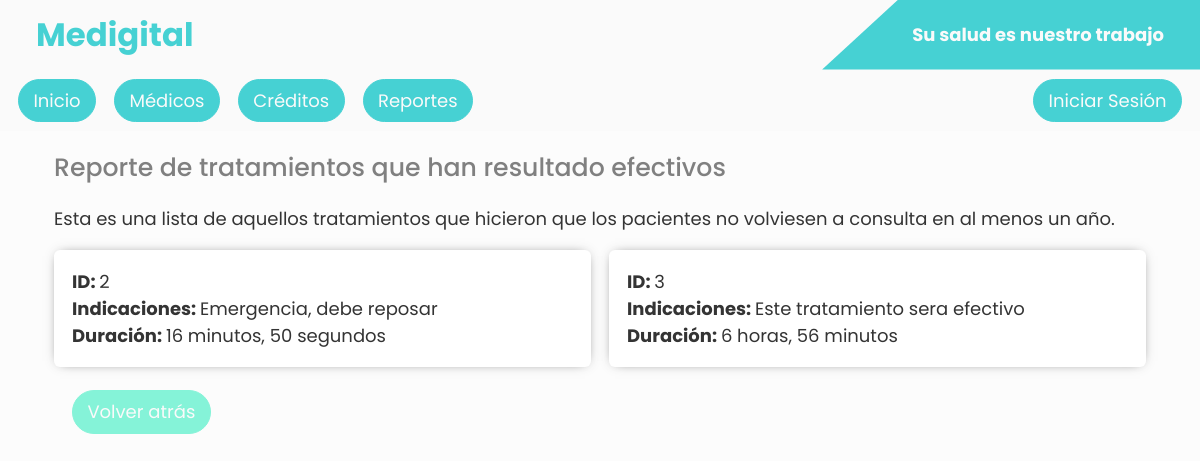
Page /reporte/tratamientos on the earlier database version.
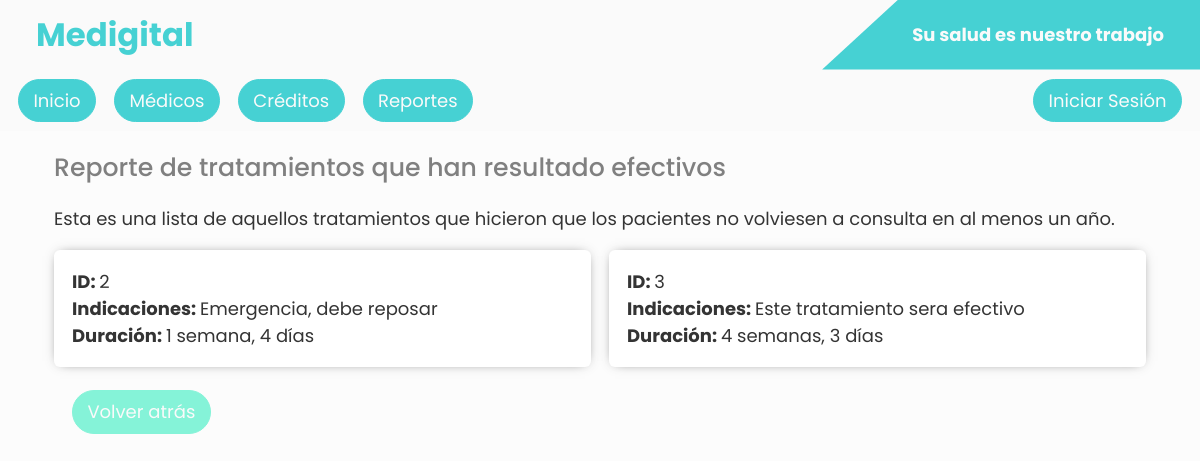
Same page on the later database version.
### tables this page shows
CREATE TABLE tratamiento (
                        id INTEGER PRIMARY KEY AUTOINCREMENT,
                        indicaciones TEXT NOT NULL,
                        duracion INTEGER,
                        diagnostico_id INTEGER NOT NULL,

                        FOREIGN KEY(diagnostico_id) REFERENCES dianostico(id)
                        );

### app.py (the view)
@app.route("/reporte/tratamientos")
def tratamientos_efectivos():
    token = request.cookies.get("auth-cookie")
    session = decode_jwt(token) if token else None
    db = db_injection()
    cursor = db.cursor()
    consultas = cursor.execute(
        """SELECT
        id,
        fecha_consulta,
        fecha_creacion,
        coste,
        paciente_id,
        medico_id,
        administrativo_id
        FROM consulta
        ORDER BY paciente_id
        """).fetchall()
    consultas = [ConsultaFactoryInt(consulta) for consulta in consultas]
    consultas_exitosas = []
    for i in range(len(consultas)):
        consulta = consultas[i]
        consulta_siguiente = None
        if i < len(consultas) - 1:
            consulta_siguiente = consultas[i+1]
        if consulta_siguiente and consulta_siguiente.paciente_id == consulta.paciente_id:
            if (abs(consulta_siguiente.fecha_consulta - consulta.fecha_consulta) > 365*24*3600):
                consultas_exitosas.append(consulta.id)
        elif consulta.fecha_consulta < (get_unix_now() - 365*24*3600):
            consultas_exitosas.append(consulta.id)
    if len(consultas_exitosas) == 0:
        db.close()
        return render_template("reportes/tratamientos_efectivos.html.j2", tratamientos=None)
    diagnosticos = cursor.execute(f"""SELECT
                    id
                    FROM diagnostico WHERE consulta_id in {str(tuple(consultas_exitosas)).rstrip(",)") + ")" if len(consultas_exitosas) > 0 else "()"}""").fetchall()
    if len(diagnosticos) == 0:
        db.close()
        return ApiResponse(error=False, message=["No se encontraron diágnosticos"]).__dict__, 200
    tratamientos = cursor.execute(
        f"""SELECT id, indicaciones, duracion, diagnostico_id FROM tratamiento WHERE diagnostico_id in {tuple([diagnostico[0] for diagnostico in diagnosticos])}""").fetchall()
    tratamientos = [TratamientoFactoryDates(
        tratamiento) for tratamiento in tratamientos]
    db.close()
    return render_template("reportes/tratamientos_efectivos.html.j2", tratamientos=tratamientos, session=session)

### src/custom_types/consulta.py (called while the page is built)
def ConsultaFactoryInt(data: list[str]) -> Consulta:
    id, fecha_consulta, fecha_creacion, coste, paciente_id, medico_id, administrativo_id = data
    return Consulta(
        id=int(id),
        fecha_consulta=int(fecha_consulta),
        fecha_creacion=int(fecha_creacion),
        coste=float(coste),
        paciente_id=int(paciente_id),
        medico_id=int(medico_id),
        administrativo_id=int(administrativo_id),
    )

### src/custom_types/tratamiento.py (called while the page is built)
def display_time(seconds, granularity=2):
    result = []
    for name, count in intervals:
        value = seconds // count
        if value:
            seconds -= value * count
            if value == 1:
                name = name.rstrip('s')
            result.append("{} {}".format(value, name))
    return ', '.join(result[:granularity])

def TratamientoFactoryDates(data: list[str]):
    id, indicaciones, duracion, diagnostico_id = data
    duracion = display_time(duracion) if duracion else "---"
    return {
        "id": id,
        "indicaciones": indicaciones,
        "duracion": duracion,
        "diagnostico_id": diagnostico_id,
    }

### src/database/main.py (called while the page is built)
def db_injection():
    return sqlite3.connect(
        database="./src/database/compu.db"
    )

### templates/reportes/tratamientos_efectivos.html.j2 (shortened to what this page needs)
{% extends "layout.html.j2" %}
{% block children %}
<section class="main-container">
    {% if not tratamientos %}
    <div class="card">
        <p>Parece que no hubo un problema obteniendo los tratamientos</p>
    </div>
    {% else %}
    <h3 style="margin: 1rem; font-size: 1.4rem; font-weight: 500; color: gray;">Reporte de tratamientos que han
        resultado efectivos</h3>
    <p style="margin: 1rem">Esta es una lista de aquellos tratamientos que hicieron que los pacientes no volviesen a
        consulta en al menos un año.</p>
    {% if tratamientos|length == 0 %}
    <div class="card">
        <p>Parece que aún no hay tratamientos efectivos</p>
    </div>
    {% else %}
    <div class="tratamientos-container">
        {% for tratamiento in tratamientos %}
        <div class="card">
            <p><b>ID: </b>{{tratamiento.id}}</p>
            <p><b>Indicaciones: </b>{{tratamiento.indicaciones}}</p>
            <p><b>Duración: </b>{{tratamiento.duracion}}</p>
        </div>
        {% endfor %}
    </div>
    {% endif %}
    {% endif %}
    <div style="min-height: 5rem; display: flex; align-items: center">
        <a id="backTo" href="/reportes" class="menu-link bg-third" style="width: max-content; margin: 1rem 2rem">Volver
            atrás</a>
    </div>
</section>
{% endblock children %}

Differences in the rows shown:
changed tratamiento "Emergencia, debe reposar": duracion "16 minutos, 50 segundos" → "1 semana, 4 días"
changed tratamiento "Este tratamiento sera efectivo": duracion "6 horas, 56 minutos" → "4 semanas, 3 días"
